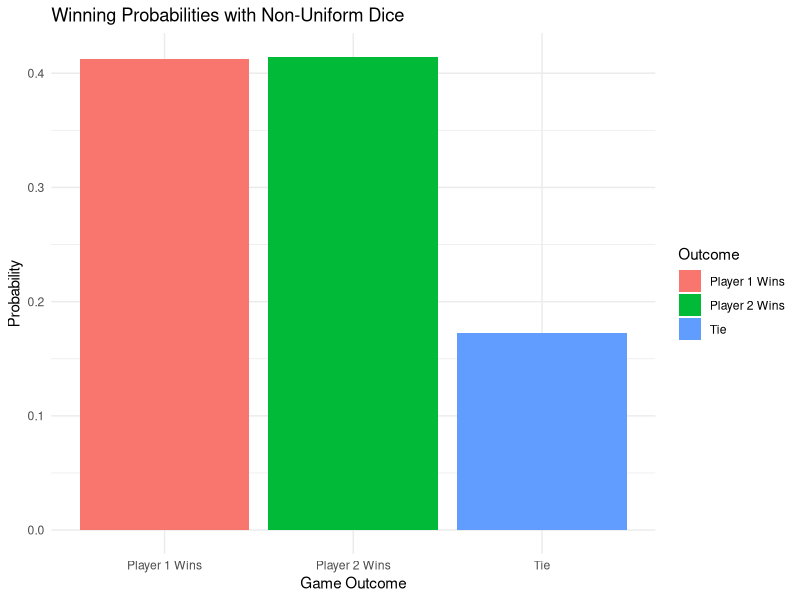

The R source for this figure:
## ---- chunk 1
# Load libraries
library(dplyr)
library(purrr)
library(ggplot2)

# Function to simulate one roll for each player
simulate_dice_roll <- function() {
  # Define Player 1's die probabilities (higher chance for 6)
  player1_probs <- c(1/7, 1/7, 1/7, 1/7, 1/7, 2/7)
  player1_roll <- sample(1:6, 1, prob = player1_probs)
  
  # Define Player 2's die probabilities (lower chance for 1 and 2)
  player2_probs <- c(1/10, 1/10, 2/10, 2/10, 2/10, 2/10)
  player2_roll <- sample(1:6, 1, prob = player2_probs)
  
  # Determine winner
  if (player1_roll > player2_roll) {
    return("Player 1 Wins")
  } else if (player2_roll > player1_roll) {
    return("Player 2 Wins")
  } else {
    return("Tie")
  }
}
## ---- chunk 2
# Run 10,000 simulations
set.seed(42)
results <- map_chr(1:10000, ~ simulate_dice_roll())

# Summarize results
results_summary <- table(results) / 10000
results_summary_df <- as.data.frame(results_summary)
colnames(results_summary_df) <- c("Outcome", "Probability")

## ---- chunk 3
# Plot the results
ggplot(results_summary_df, aes(x = Outcome, y = Probability, fill = Outcome)) +
  geom_bar(stat = "identity") +
  labs(
    title = "Winning Probabilities with Non-Uniform Dice",
    x = "Game Outcome",
    y = "Probability"
  ) +
  theme_minimal()
